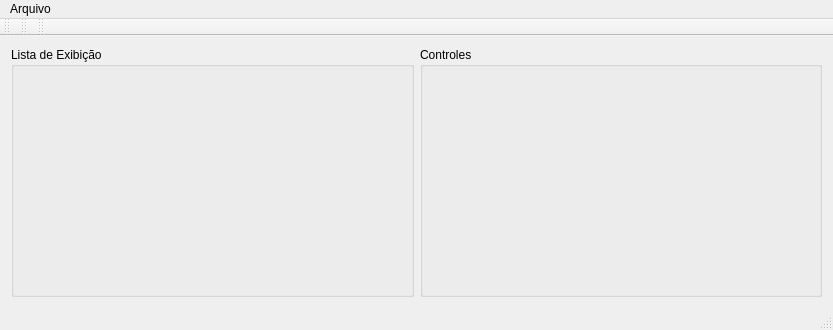
<?xml version="1.0" encoding="UTF-8"?>
<ui version="4.0">
 <class>MainWindow</class>
 <widget class="QMainWindow" name="MainWindow">
  <property name="geometry">
   <rect>
    <x>0</x>
    <y>0</y>
    <width>833</width>
    <height>330</height>
   </rect>
  </property>
  <property name="windowTitle">
   <string>MainWindow</string>
  </property>
  <widget class="QWidget" name="centralWidget">
   <property name="sizePolicy">
    <sizepolicy hsizetype="Maximum" vsizetype="Maximum">
     <horstretch>1</horstretch>
     <verstretch>1</verstretch>
    </sizepolicy>
   </property>
   <layout class="QHBoxLayout" name="horizontalLayout_2">
    <item>
     <widget class="mdptvp::FileListWidget" name="playList">
      <property name="title">
       <string>Lista de Exibição</string>
      </property>
     </widget>
    </item>
    <item>
     <layout class="QVBoxLayout" name="verticalLayout">
      <item>
       <widget class="mdptvp::media::PlayerControlsBox" name="controlsBox">
        <property name="title">
         <string>Controles</string>
        </property>
       </widget>
      </item>
     </layout>
    </item>
   </layout>
  </widget>
  <widget class="QMenuBar" name="menuBar">
   <property name="geometry">
    <rect>
     <x>0</x>
     <y>0</y>
     <width>833</width>
     <height>22</height>
    </rect>
   </property>
   <widget class="QMenu" name="menuArquivo">
    <property name="title">
     <string>Arquivo</string>
    </property>
    <addaction name="actionSair"/>
   </widget>
   <addaction name="menuArquivo"/>
  </widget>
  <widget class="QToolBar" name="mainToolBar">
   <attribute name="toolBarArea">
    <enum>TopToolBarArea</enum>
   </attribute>
   <attribute name="toolBarBreak">
    <bool>false</bool>
   </attribute>
  </widget>
  <widget class="QStatusBar" name="statusBar"/>
  <widget class="QToolBar" name="toolBar">
   <property name="windowTitle">
    <string>toolBar</string>
   </property>
   <attribute name="toolBarArea">
    <enum>TopToolBarArea</enum>
   </attribute>
   <attribute name="toolBarBreak">
    <bool>false</bool>
   </attribute>
  </widget>
  <widget class="QToolBar" name="toolBar_2">
   <property name="windowTitle">
    <string>toolBar_2</string>
   </property>
   <attribute name="toolBarArea">
    <enum>TopToolBarArea</enum>
   </attribute>
   <attribute name="toolBarBreak">
    <bool>false</bool>
   </attribute>
  </widget>
  <action name="actionSair">
   <property name="text">
    <string>Sair</string>
   </property>
  </action>
 </widget>
 <layoutdefault spacing="6" margin="11"/>
 <customwidgets>
  <customwidget>
   <class>mdptvp::FileListWidget</class>
   <extends>QGroupBox</extends>
   <header>mdptvp/filelist/filelistwidget.h</header>
   <container>1</container>
  </customwidget>
  <customwidget>
   <class>mdptvp::media::PlayerControlsBox</class>
   <extends>QGroupBox</extends>
   <header>mdptvp/media/playercontrolsbox.h</header>
   <container>1</container>
  </customwidget>
 </customwidgets>
 <resources/>
 <connections>
  <connection>
   <sender>actionSair</sender>
   <signal>triggered()</signal>
   <receiver>MainWindow</receiver>
   <slot>close()</slot>
   <hints>
    <hint type="sourcelabel">
     <x>-1</x>
     <y>-1</y>
    </hint>
    <hint type="destinationlabel">
     <x>416</x>
     <y>164</y>
    </hint>
   </hints>
  </connection>
 </connections>
</ui>
